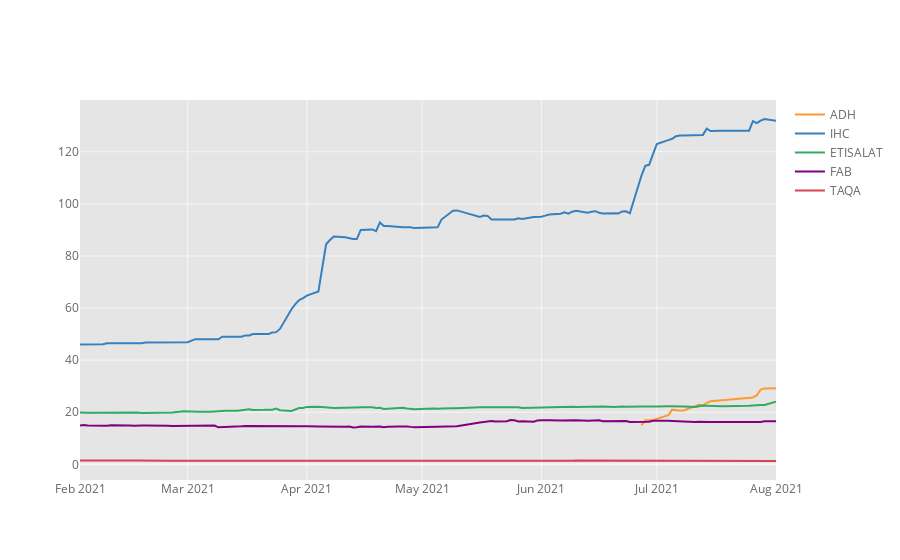

Notebook source saved alongside this figure:
### Code cell
ALL.iplot(x='Date', y=['ADH','IHC','ETISALAT','FAB','TAQA'], theme='ggplot', colorscale='dflt', width=2)
